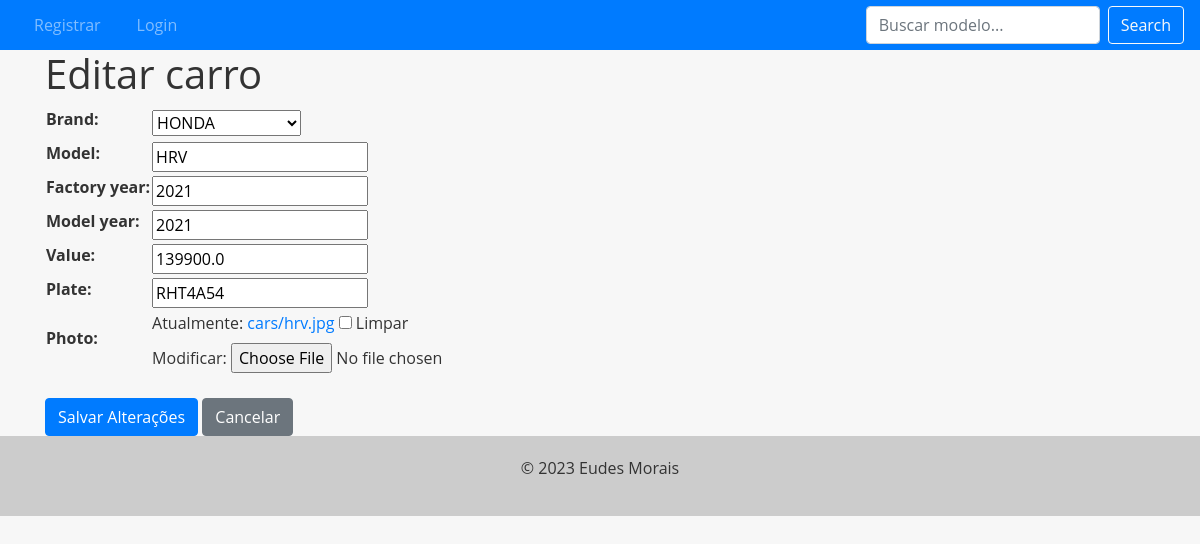
The app's page /car/1/update/ with its own data.
### cars/models.py (models this page shows, shortened)
class Car(models.Model):
    id = models.AutoField(primary_key=True)
    brand_id = models.ForeignKey(Brand, on_delete=models.PROTECT, related_name='car_brand')
    model = models.CharField(max_length=200)
    factory_year = models.IntegerField(blank=True, null=True)
    model_year = models.IntegerField(blank=True, null=True)
    value = models.FloatField(blank=True, null=True)
    plate = models.CharField(max_length=10, blank=True, null=True)
    photo = models.ImageField(upload_to='cars/', blank=True, null=True)

### cars/views.py (the view, shortened to what this page needs)
# urls.py: path('car/<int:pk>/update/', CarUpdateView.as_view(), name='car_update'),
class CarUpdateView(UpdateView):
    model = Car
    form_class = CarModelForm
    template_name = 'car_update.html'

### cars/forms.py (shortened to what this page needs)
class CarModelForm(forms.ModelForm):
    class Meta:
        model = Car
        fields = '__all__'
        labels = {'brand_id': 'Brand'}

### cars/models.py (called while the page is built)
    def __str__(self):
        return self.name

### cars/templates/car_update.html (shortened to what this page needs)
{% extends "base.html" %}
{% block content %}
<form method="post" enctype="multipart/form-data">
  <div class="container">
    <h1>Editar carro</h1>
    <table>
      {{ form.as_table }}
    </table>
    <br>
    <div>
      <div class="buttons-container">
        <input class="btn btn-primary" type="submit" value="Salvar Alterações" />
        <a href="{% url 'car_detail' %}" class="btn btn-secondary">Cancelar</a>
      </div>
    </div>
  </div>
</form>
{% endblock %}

### static/css/base.css (style rules this page uses)
body { font-family: "Open Sans", sans-serif; background-color: #f7f7f7; color: #333; margin: 0; padding: 0; }

### records on screen
Car: brand_id "HONDA", model "HRV", factory_year "2021", model_year "2021", value "139900.0", plate "RHT4A54"
